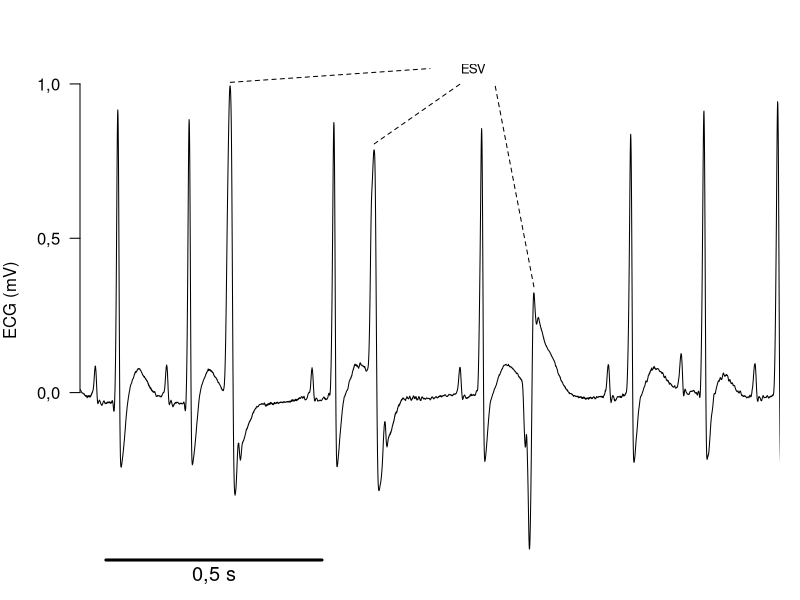

Source code (R):
pdf("ExESV.pdf", height = 4, width = 7)

options(OutDec= ",")

# Get the data

ESV = scan("ESVs.txt", what=list(0), skip=2)

esv = unlist(ESV[1])

# esv = esv[0:3080]

# First plot: ESVs

par( mar=c(0, 4, 0, 1), las=1)
plot(c(1, 2.5), c(-0.6, 1.2), axes=FALSE, type="n", xlab="Time (s)", ylab="")
# plot(c(0, 1.55), c(-0.3, 0.8), axes=FALSE, type="n", xlab="Time (s)", ylab="")
title(ylab="ECG (mV)", adj=0.5, line=3)
lines((1:length(esv))/ 2000, esv)
axis(2, at=c(0, 0.5, 1))
axis(1, line=-2, padj=-1, at=c(1, 1.25, 1.5), labels=c("", "0,5 s", ""), lwd=3, lwd.ticks=0, cex.axis=1.2)


pks = which(diff(sign(diff(esv, na.pad = FALSE)), na.pad = FALSE) < 0) + 2
pks = pks[esv[pks]>0.2]

lines(c(pks[9]/2000, 1.75), c(esv[pks[9]]+0.02, 1.05), lty=2)
lines(c(pks[11]/2000, 1.82), c(esv[pks[11]]+0.02, 1), lty=2)
lines(c(pks[13]/2000, 1.9), c(esv[pks[13]]+0.02, 1), lty=2)
text( 1.85, 1.05, labels="ESV", cex=0.8)

# lines(c(1825/2000, 1900/2000), c(0.13, 0.6), lty=2)
# text( 1900/2000, 0.63, labels="ESV", cex=0.8)
# arrows(1980/2000, 0.35, 2500/2000, 0.35, code=3, length=0.1)
# text(2250/2000, 0.38, labels="Pause compensatrice", cex=0.5)
dev.off()
